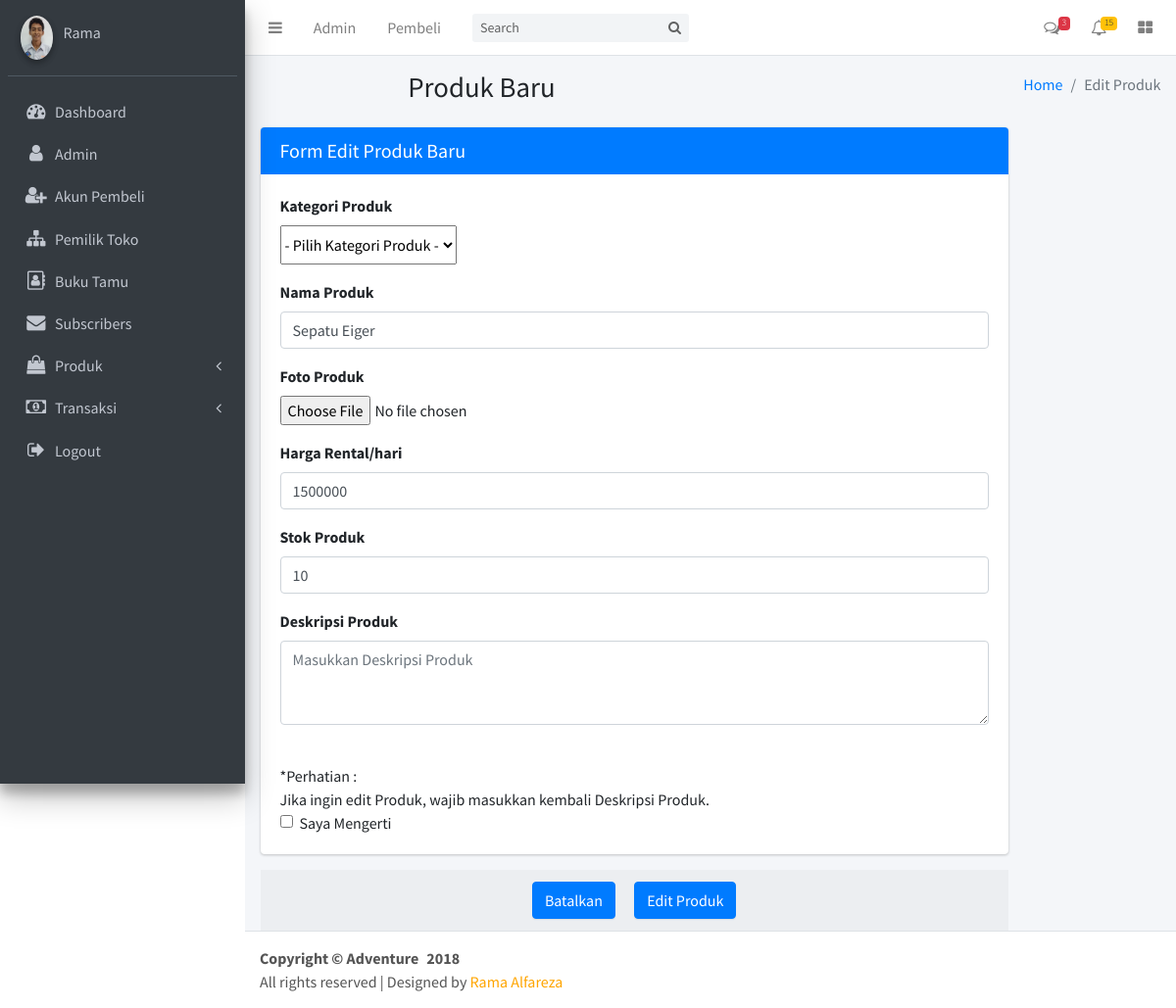
The page /admin/index.php?modul=pages/action&page=edit_product&id_produk=3 (signed in) on the database its author committed.
### tables this page shows
CREATE TABLE `tbl_produk` (
  `id_produk` int(99) NOT NULL,
  `id_category` int(99) NOT NULL,
  `nama_produk` varchar(100) NOT NULL,
  `deskripsi` text NOT NULL,
  `harga` varchar(100) NOT NULL,
  `stok_barang` varchar(100) NOT NULL,
  `gambar_produk` varchar(5000) NOT NULL
);

### admin/pages/action/edit_product.php (the view, shortened to what this page needs)
<?php
$id_produk = $_GET['id_produk'];
$terlihat = mysqli_query($terhubung, "SELECT id_produk, id_category, nama_produk, deskripsi, harga, stok_barang, gambar_produk FROM tbl_produk WHERE id_produk = '$id_produk'");
$view = mysqli_fetch_array($terlihat);
?>
<div class="content-wrapper">
  <section class="content-header">
    <div class="container-fluid">
      <div class="row mb-2">
        <div class="col-sm-6" align="center">
          <h1>Produk Baru</h1>
        </div>
        <div class="col-sm-6">
          <ol class="breadcrumb float-sm-right">
            <li class="breadcrumb-item"><a href="#">Home</a></li>
            <li class="breadcrumb-item active">Edit Produk</li>
          </ol>
        </div>
      </div>
    </div>
  </section>
  <section class="content">
    <div class="container-fluid">
      <div class="row">
        <div class="col-md-10">
          <div class="card card-primary">
            <div class="card-header">
              <h3 class="card-title">Form Edit Produk Baru</h3>
            </div>
            <form role="form" method="post" action="" enctype="multipart/form-data">
              <div class="card-body">
               <div class="form-group">
                <label for="exampleInputPassword1">Kategori Produk</label><br>
                <select style="height: 40px;" name="kategori">
                  <option>- Pilih Kategori Produk -</option>
                </select>
              </div>
              <div class="form-group">
                <label for="exampleInputEmail1">Nama Produk</label>
                <input type="text" name="nama_produk" class="form-control" id="exampleInputEmail1" value="<?php echo "$view[nama_produk]"; ?>">
              </div>
              <div class="form-group">
               <label>Foto Produk</label><br />
               <input type="file" name="foto_produk" ></input>
             </div>
             <div class="form-group">
              <label for="exampleInputEmail1">Harga Rental/hari</label>
              <input type="text" name="harga" class="form-control" id="exampleInputEmail1" value="<?php echo "$view[harga]"; ?>">
            </div>
            <div class="form-group">
              <label for="exampleInputEmail1">Stok Produk</label>
              <input type="text" name="stok_produk" class="form-control" id="exampleInputEmail1" value="<?php echo "$view[stok_barang]"; ?>">
            </div>
            <div class="form-group">
              <label>Deskripsi Produk</label>
              <textarea class="form-control" name="ket_produk" rows="3" placeholder="Masukkan Deskripsi Produk"></textarea>
            </div>
            <br />*Perhatian :
            <br />Jika ingin edit Produk, wajib masukkan kembali Deskripsi Produk.
            <div class="form-check">
              <input type="checkbox" class="form-check-input" id="exampleCheck1">
              <label class="form-check-label" for="exampleCheck1">Saya Mengerti</label>
            </div>
          </div>
        </div>
        <div class="card-footer" align="center">
          <button type="submit" class="btn btn-primary" name="batal">Batalkan</button>&ensp;&ensp;
          <button type="submit" class="btn btn-primary" name="edit_new_produk" onclick="return confirm('Yakin ingin Mengedit?')">Edit Produk</button>
        </div>
    </div>
  </div>
</div>
</div>

### admin/index.php (shortened to what this page needs)
<?php
include("../koneksi.php");
?>
<!DOCTYPE html>
<html>
<head>
  <link rel="stylesheet" href="plugins/font-awesome/css/font-awesome.min.css">
  <link rel="stylesheet" href="https://code.ionicframework.com/ionicons/2.0.1/css/ionicons.min.css">
  <link rel="stylesheet" href="dist/css/adminlte.min.css">
  <link rel="stylesheet" href="plugins/iCheck/flat/blue.css">
  <link rel="stylesheet" href="plugins/morris/morris.css">
  <link rel="stylesheet" href="plugins/jvectormap/jquery-jvectormap-1.2.2.css">
  <link rel="stylesheet" href="plugins/datepicker/datepicker3.css">
  <link rel="stylesheet" href="plugins/daterangepicker/daterangepicker-bs3.css">
  <link rel="stylesheet" href="plugins/bootstrap-wysihtml5/bootstrap3-wysihtml5.min.css">
  <link rel="stylesheet" href="plugins/datatables/dataTables.bootstrap4.min.css">
  <link rel="stylesheet" href="dist/css/adminlte.min.css">
  <link rel="stylesheet" href="https://maxcdn.bootstrapcdn.com/font-awesome/4.4.0/css/font-awesome.min.css">
  <link rel="stylesheet" href="https://code.ionicframework.com/ionicons/2.0.1/css/ionicons.min.css">
</head>
<body class="hold-transition sidebar-mini">
  <div class="wrapper">
    <nav class="main-header navbar navbar-expand bg-white navbar-light border-bottom">
      <ul class="navbar-nav">
        <li class="nav-item">
          <a class="nav-link" data-widget="pushmenu" href="#"><i class="fa fa-bars"></i></a>
        </li>
        <li class="nav-item d-none d-sm-inline-block">
          <a href="index.php?modul=pages/content&page=admin" class="nav-link">Admin</a>
        </li>
        <li class="nav-item d-none d-sm-inline-block">
          <a href="index.php?modul=pages/content&page=buyers_account" class="nav-link">Pembeli</a>
        </li>
      </ul>
      <form class="form-inline ml-3">
        <div class="input-group input-group-sm">
          <input class="form-control form-control-navbar" type="search" placeholder="Search" aria-label="Search">
          <div class="input-group-append">
            <button class="btn btn-navbar" type="submit">
              <i class="fa fa-search"></i>
            </button>
          </div>
        </div>
      </form>
      <ul class="navbar-nav ml-auto">
        <li class="nav-item dropdown">
          <a class="nav-link" data-toggle="dropdown" href="#">
            <i class="fa fa-comments-o"></i>
            <span class="badge badge-danger navbar-badge">3</span>
          </a>
        </li>
        <li class="nav-item dropdown">
          <a class="nav-link" data-toggle="dropdown" href="#">
            <i class="fa fa-bell-o"></i>
            <span class="badge badge-warning navbar-badge">15</span>
          </a>
        </li>
        <li class="nav-item">
          <a class="nav-link" data-widget="control-sidebar" data-slide="true" href="#"><i
            class="fa fa-th-large"></i></a>
          </li>
        </ul>
      </nav>
      <aside class="main-sidebar sidebar-dark-primary elevation-4">
        <?php
        $nama_lengkap = $_SESSION['nama_lengkap'];
        $sq = mysqli_query ($terhubung, "SELECT * FROM admin where nama_lengkap = '$nama_lengkap'");
        $kadeleu = mysqli_fetch_array($sq);
        ?>
        <div class="sidebar">
          <div class="user-panel mt-3 pb-3 mb-3 d-flex">
            <div class="image">
              <a target="_blank" href="user/foto_admin/<?php echo "$kadeleu[foto]"; ?>"><img src="user/foto_admin/<?php echo "$kadeleu[foto]"; ?>" width="160" height="160" class="img-circle elevation-2" alt="User Image"></a>
            </div>
            <div class="info">
              <a href="#" class="d-block"><?php echo $_SESSION['nama_lengkap']; ?></a>
            </div>
          </div>
          <nav class="mt-2">
            <ul class="nav nav-pills nav-sidebar flex-column" data-widget="treeview" role="menu" data-accordion="false">
              <li class="nav-item">
                <a href="index.php?modul=pages/content&page=dashboard" class="nav-link">
                  <i class="nav-icon fa fa-dashboard"></i>
                  <p>
                    Dashboard
                  </p>
                </a>
              </li>
          <li class="nav-item">
            <a href="index.php?modul=pages/content&page=admin" class="nav-link">
              <i class="nav-icon fa fa-user"></i>
              <p>
                Admin
              </p>
            </a>
          </li>
          <li class="nav-item">
            <a href="index.php?modul=pages/content&page=buyers_account" class="nav-link">
              <i class="nav-icon fa fa-user-plus"></i>
              <p>
                Akun Pembeli
              </p>
            </a>
          </li>
          <li class="nav-item">
            <a href="index.php?modul=pages/content&page=shop_owner" class="nav-link">
              <i class="nav-icon fa fa-sitemap"></i>
              <p>
                Pemilik Toko
              </p>
            </a>
          </li>
          <li class="nav-item">
            <a href="index.php?modul=pages/content&page=buku_tamu" class="nav-link">
              <i class="nav-icon fa fa-address-book-o"></i>
              <p>
                Buku Tamu
              </p>
            </a>
          </li>
          <li class="nav-item">
            <a href="index.php?modul=pages/content&page=subscribers" class="nav-link">
              <i class="nav-icon  fa fa-envelope"></i>
              <p>
                Subscribers
              </p>
            </a>
          </li>
          <li class="nav-item has-treeview">
            <a href="" class="nav-link">
              <i class="nav-icon fa fa-shopping-bag"></i>
              <p>
                Produk
                <i class="fa fa-angle-left right"></i>
              </p>
            </a>
          </li>
          <li class="nav-item has-treeview">
            <a href="" class="nav-link">
              <i class="nav-icon fa fa-money"></i>
              <p>
                Transaksi
                <i class="fa fa-angle-left right"></i>
              </p>
            </a>
          </li>
          <li class="nav-item">
           <a href="panel/logout.php" class="nav-link" onclick="return confirm('Yakin ingin keluar?')">
             <i class="nav-icon fa fa-sign-out"></i>
             <p>Logout</p>
           </a>
         </li>
       </ul>
     </nav>
   </div>
 </aside>
 <div class="content">
  <?php
  if (!isset($_GET['page'])) {
    include ('pages/content/welcome.php');
  } else {
    $page = $_GET['page'];
    $modul = $_GET['modul'];
    include $modul . '/' . $page . ".php";
  }
  ?>
</div>
<footer class="main-footer">
  <strong>Copyright © Adventure&ensp;<?php
    $tgl=date('Y');
    echo $tgl;
    ?></a></strong><br>
    All rights reserved | Designed by <a href="" target="_blank"><font color="orange">Rama Alfareza</font></a>
  </footer>
</div>
</body>
</html>

### rows shown on the page
tbl_produk: nama_produk "Sepatu Eiger", harga "1500000", stok_produk "10"

### other values the page prints
$_SESSION['nama_lengkap'] "Rama"
